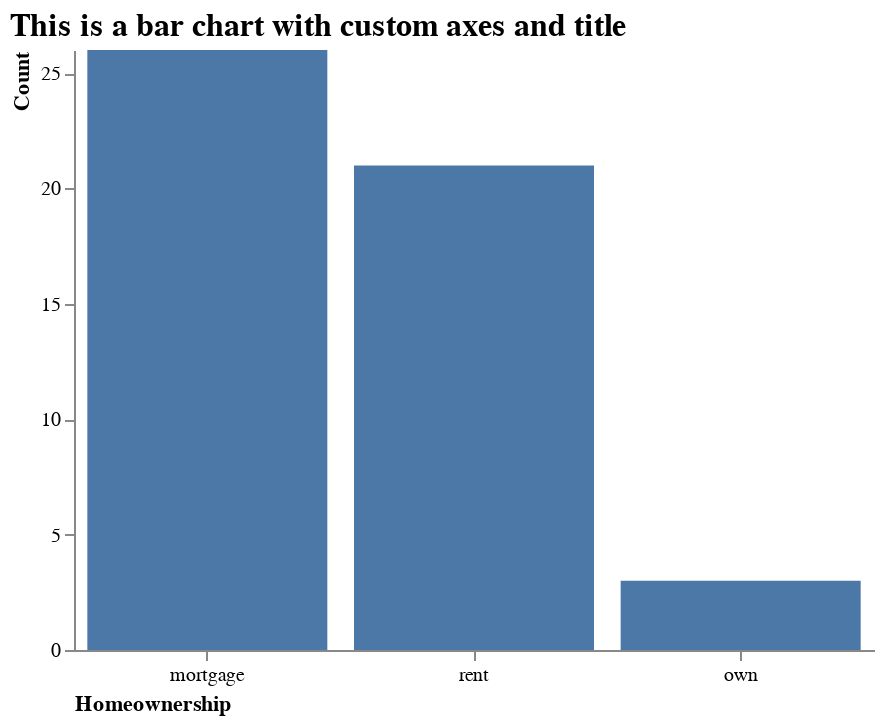

Notebook code for this chart:
### Markdown cell above
### Bar chart with custom axes and title

### Code cell
alt.Chart(source).mark_bar().encode(
    x=alt.X('homeownership').sort('-y').axis(
        title="Homeownership", 
        labelAngle=0,
        titleAnchor="start"),
    y=alt.Y('homeownership', aggregate='count').axis(
        title = "Count",
        titleAnchor="end",
        grid=False) # no grid
).properties(
    title='This is a bar chart with custom axes and title',
    width=400,
    height=300
).configure_title( # custom title
    fontSize=16,
    font='Arial',
    color='black',
    anchor='start'
).configure_view(strokeWidth=0) # no border

### Figure 1 — Vega-Lite specification as saved in the notebook (floating-point values rounded to 4 significant figures)
{"config": {"view": {"continuousWidth": 300, "continuousHeight": 300, "strokeWidth": 0}, "title": {"anchor": "start", "color": "black", "font": "Arial", "fontSize": 16}}, "data": {"name": "data-b2c8afca0e0d20ad88220754b4a4f801"}, "mark": {"type": "bar"}, "encoding": {"x": {"axis": {"title": "Homeownership", "labelAngle": 0, "titleAnchor": "start"}, "field": "homeownership", "sort": "-y", "type": "nominal"}, "y": {"aggregate": "count", "axis": {"title": "Count", "titleAnchor": "end", "grid": false}, "field": "homeownership", "type": "nominal"}}, "height": 300, "title": "This is a bar chart with custom axes and title", "width": 400, "$schema": "https://vega.github.io/schema/vega-lite/v5.6.1.json", "datasets": {"data-b2c8afca0e0d20ad88220754b4a4f801": [{"homeownership": "rent"}, {"homeownership": "rent"}, {"homeownership": "mortgage"}, {"homeownership": "rent"}, {"homeownership": "mortgage"}, {"homeownership": "mortgage"}, {"homeownership": "rent"}, {"homeownership": "mortgage"}, {"homeownership": "rent"}, {"homeownership": "mortgage"}, {"homeownership": "rent"}, {"homeownership": "mortgage"}, {"homeownership": "rent"}, {"homeownership": "mortgage"}, {"homeownership": "rent"}, {"homeownership": "mortgage"}, {"homeownership": "rent"}, {"homeownership": "rent"}, {"homeownership": "rent"}, {"homeownership": "mortgage"}, {"homeownership": "mortgage"}, {"homeownership": "mortgage"}, {"homeownership": "mortgage"}, {"homeownership": "rent"}, {"homeownership": "mortgage"}, {"homeownership": "rent"}, {"homeownership": "mortgage"}, {"homeownership": "own"}, {"homeownership": "mortgage"}, {"homeownership": "mortgage"}, {"homeownership": "rent"}, {"homeownership": "mortgage"}, {"homeownership": "mortgage"}, {"homeownership": "rent"}, {"homeownership": "rent"}, {"homeownership": "own"}, {"homeownership": "mortgage"}, {"homeownership": "rent"}, {"homeownership": "mortgage"}, {"homeownership": "rent"}, {"homeownership": "mortgage"}, {"homeownership": "rent"}, {"homeownership": "rent"}, {"homeownership": "mortgage"}, {"homeownership": "mortgage"}, {"homeownership": "mortgage"}, {"homeownership": "mortgage"}, {"homeownership": "rent"}, {"homeownership": "own"}, {"homeownership": "mortgage"}]}}
